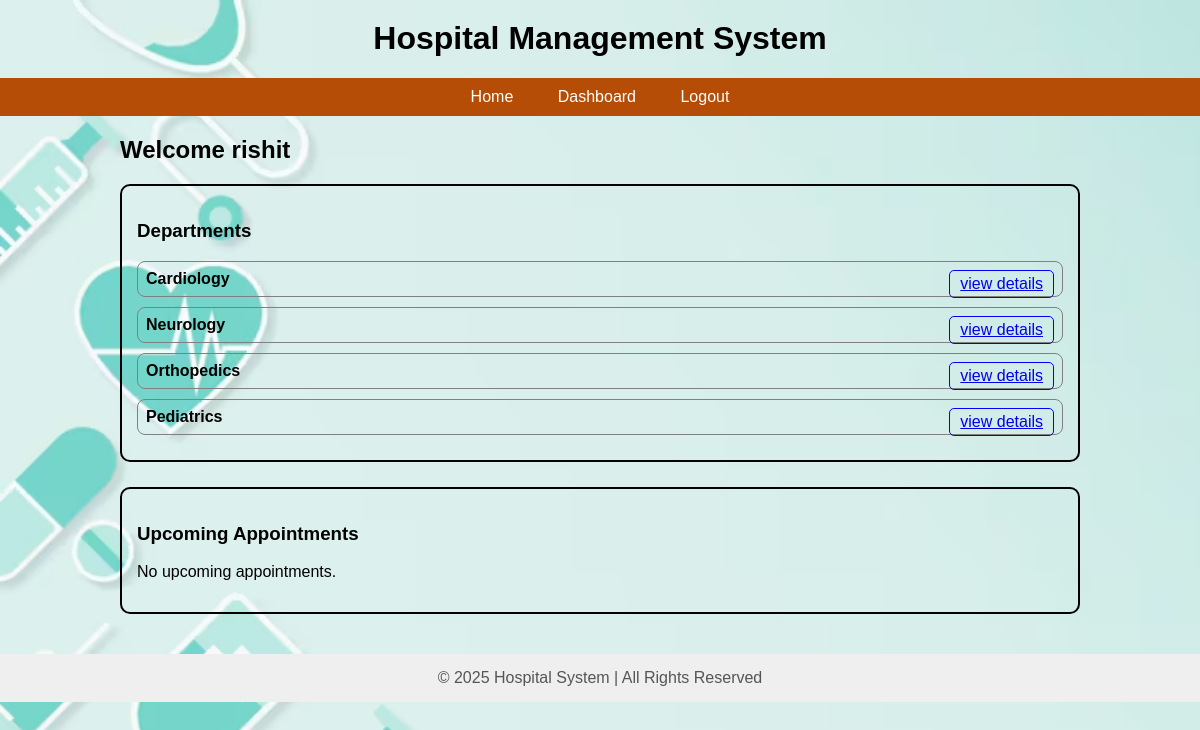
The page /patient_dash (signed in) on the database its author committed.
### app.py (models this page shows)
class Department(db.Model):
    __tablename__ = 'departments'
    id = db.Column(db.Integer, primary_key=True)
    name = db.Column(db.String(100), unique=True, nullable=False)
    description = db.Column(db.String(255), nullable=True)
    doctors = db.relationship("User", back_populates="department")

### app.py (the view, shortened to what this page needs)
@app.route('/patient_dash')
def patient_dash():
    departments = Department.query.all()
    appointments = Appointment.query.filter_by(patient_id=session.get("id")).all()
    formatted = []
    return render_template(
        "patient_dash.html",
        departments=departments,
        appointments=formatted
    )

### templates/patient_dash.html (shortened to what this page needs)
{% extends "root.html" %}
{% block content %}
<h2>Welcome {{ session.name }}</h2>
<div style="border: 2px solid black; padding: 15px; border-radius: 10px; margin-bottom: 25px;">
    <h3>Departments</h3>
    {% for dept in departments %}
        <div style="margin-bottom:10px; padding: 8px; border:1px solid gray; border-radius:8px;">
            <strong>{{ dept.name }}</strong>
            <a href="/department/{{ dept.id }}"
               style="float:right; border:1px solid blue; padding:4px 10px; border-radius:5px;">
               view details
            </a>
        </div>
    {% endfor %}
</div>
<div style="border: 2px solid black; padding: 15px; border-radius: 10px;">
    <h3>Upcoming Appointments</h3>
    {% if appointments %}
        <table border="1" width="100%" cellpadding="8">
            <tr>
                <th>Sr No.</th>
                <th>Doctor Name</th>
                <th>Department</th>
                <th>Date</th>
                <th>Time</th>
                <th>Action</th>
            </tr>
            {% for appt in appointments %}
            <tr id="appt-row-{{ appt.id }}">
                <td>{{ loop.index }}</td>
                <td>{{ appt.doctor_name }}</td>
                <td>{{ appt.department }}</td>
                <td>{{ appt.date }}</td>
                <td>{{ appt.time }}</td>
                <td>
                    <button onclick="cancelAppointment({{ appt.id }})"
                        style="background:white; border:1px solid red; padding:4px 10px; border-radius:6px; color:red;">
                        cancel
                    </button>
                </td>
            </tr>
            {% endfor %}
        </table>
    {% else %}
        <p>No upcoming appointments.</p>
    {% endif %}
</div>
{% endblock %}

### templates/root.html (style rules this page uses)
body { font-family: Arial; margin: 0; padding: 0; background-image: url('/static/images/back_ground image1.jpg'); background-size: cover; background-repeat: no-repeat; background-attachment: fixed; }

### rows shown on the page
Department: name "Cardiology"
Department: name "Neurology"
Department: name "Orthopedics"
Department: name "Pediatrics"

### other values the page prints
{{ session.name }} "rishit"
